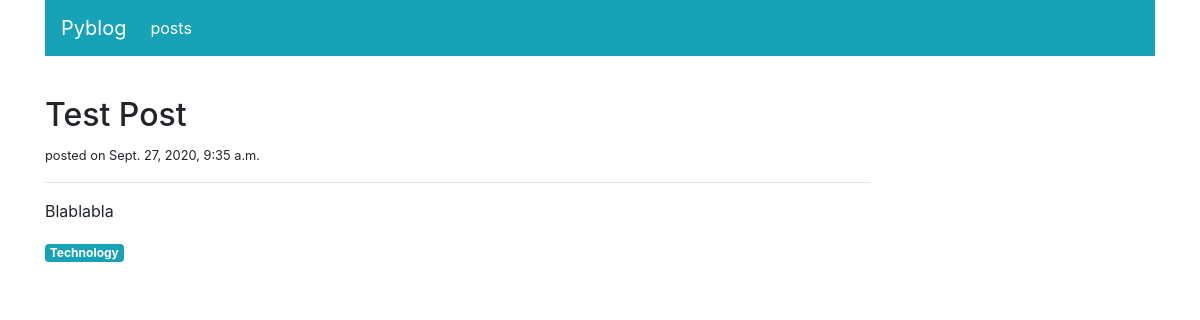
/blog/posts/detail/1, run on an earlier commit of the app's database.
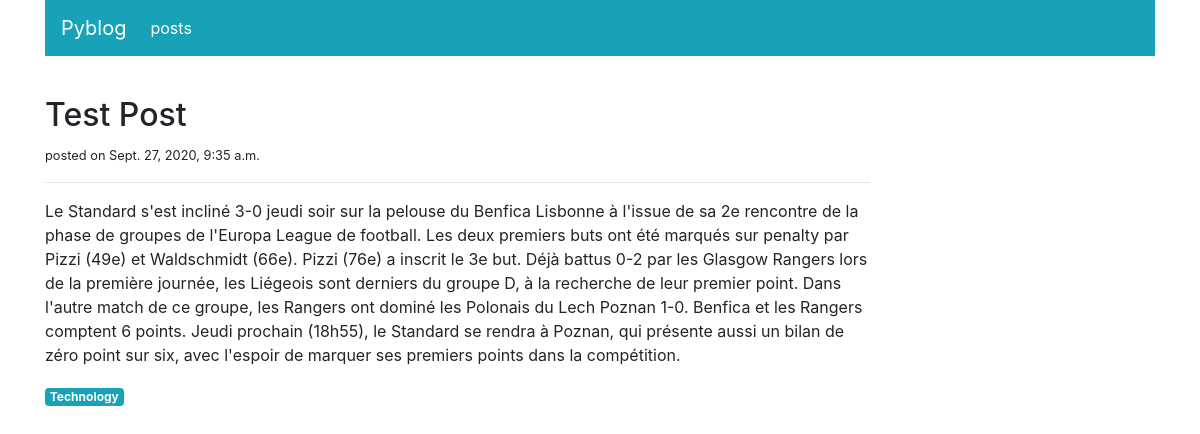
And on a later commit of the database.
### blog/models.py (models this page shows, shortened)
class Post(models.Model):
    title = models.CharField(max_length=166)
    category = models.ForeignKey('PostCategory',
                                 null=True,
                                 blank=True,
                                 on_delete=models.DO_NOTHING)
    published = models.BooleanField(default=False)
    text = models.TextField(blank=True)
    created_at = models.DateTimeField(auto_now_add=True,null=True)

class PostCategory(models.Model):
    name = models.CharField(max_length=50)
    def slug(self):
        return slugify(self.name)

### blog/views.py (the view)
# urls.py: path('posts/detail/<int:post_id>', views.post_detail, name='post_detail'),
def post_detail(request, post_id):
    post = get_object_or_404(Post, pk=post_id)
    context = {
        'navigation_items': navigation.navigation_items(navigation.NAV_POSTS),
        'post': post,
    }
    return render(request, 'blog/post_detail.html', context)

### blog/navigation.py (called while the page is built)
def navigation_items(selected_item):
    items = []
    for name, url in NAV_ITEMS:
        items.append({
            'name': name,
            'url': url,
            'active': True if selected_item == name else False
        })
    return items

### blog/templates/blog/post_detail.html (shortened to what this page needs)
{% extends 'base.html' %}
{% block content %}
<div class="col-sm-9">
    <div class="mt-3">
        <h2>{{ post.title }}</h2>
        <small>posted on {{ post.created_at }}</small>
        <hr>
        <p class="text-muted">
            {{ post.text|linebreaks|safe }}
        </p>
        <a href="{% url 'post_list' post.category.slug %}"
           class="badge badge-info">{{ post.category.name|capfirst }}</a>
    </div>
</div>
{% endblock content %}

What changed in the data, as far as the page shows it:
changed Post "Test Post": text "Blablabla" → "Le Standard s'est incliné 3-0 jeudi soir sur la pelouse du Benfica Lisbonne à l'issue de sa 2e rencontre de la phase de groupes de l'Europa League de football. Les deux premiers buts ont été marqués sur penalty par Pizzi (49e) et Waldschmidt (66e). Pizzi (76e) a inscrit le 3e but. Déjà battus 0-2 par les Glasgow Rangers lors de la première journée, les Liégeois sont derniers du groupe D, à la recherche de leur premier point. Dans l'autre match de ce groupe, les Rangers ont dominé les Polonais du Lech Poznan 1-0. Benfica et les Rangers comptent 6 points. Jeudi prochain (18h55), le Standard se rendra à Poznan, qui présente aussi un bilan de zéro point sur six, avec l'espoir de marquer ses…"
